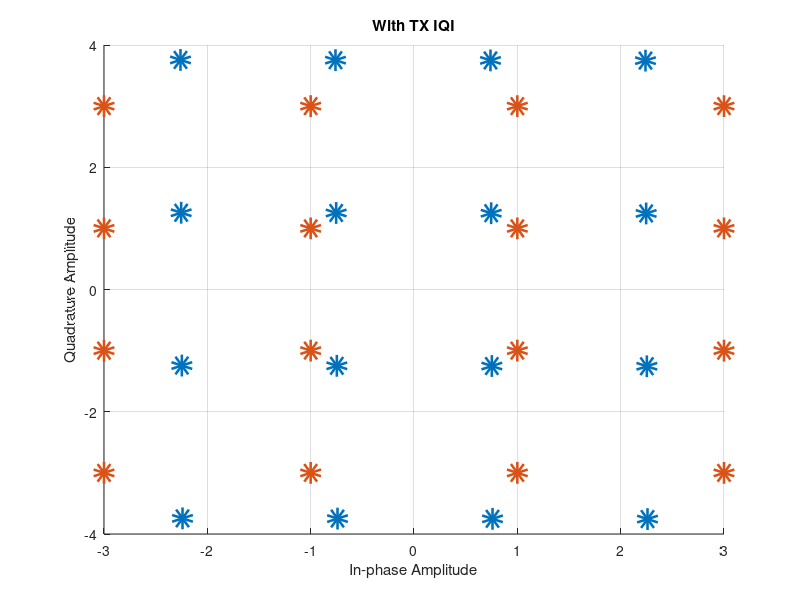
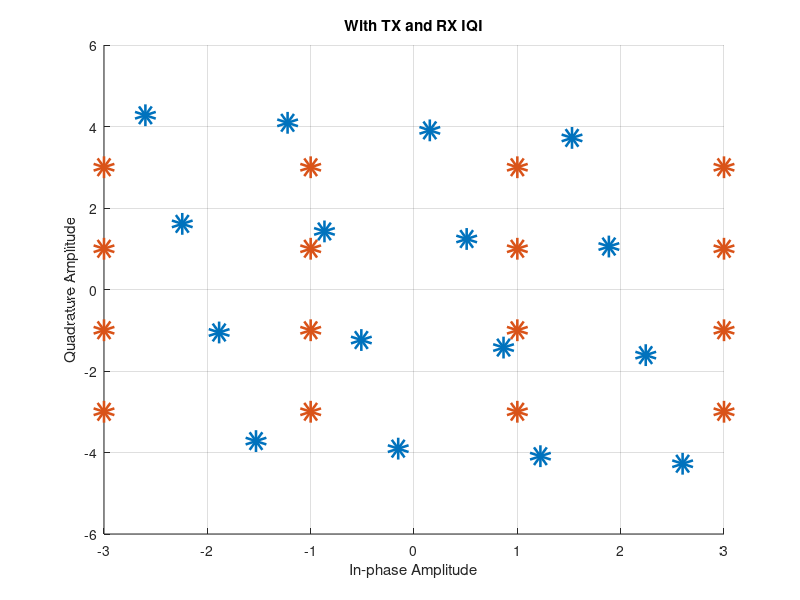

The MATLAB source for these figures, in order:
clear variables;
close all;
clc;

%%
M=16;  % QAM order
s=qammod(0:1:M-1, M); % QAM symbol generation

deltaG_t=0.5;  %Gain imbalnce
deltaPhi_t_deg=0.3; %phase imbalance in degrees
delta_Phi_t= deltaPhi_t_deg*pi/180; % in radians

alpha_tx=cos(delta_Phi_t/2) + 1i*deltaG_t/2*sin(delta_Phi_t/2);
beta_tx=-deltaG_t/2*cos(delta_Phi_t/2) - 1i*sin(delta_Phi_t/2);

s_IQ=alpha_tx.*s + beta_tx.*conj(s);

figure
scatter(real(s_IQ), imag(s_IQ), 'go','LineWidth',10);
grid on; hold on;
scatter(real(s), imag(s),'b*','LineWidth',10);
xlabel('In-phase Amplitude'); ylabel('Quadrature Amplitude');
title('With TX IQI')

alpha = 0.15;
theta = 15;
theta_radian = theta*pi/180;
alpha_rx=cos(theta_radian/2) + 1i*(alpha/2)*sin(theta_radian/2);
beta_rx=-(alpha/2)*cos(theta_radian/2) - 1i*sin(theta_radian/2);
gamma = alpha_rx;
gamma1 = beta_rx;
s_IQ_r = gamma.*s_IQ + gamma1.*conj(s_IQ);
figure
scatter(real(s_IQ_r), imag(s_IQ_r), 'go','LineWidth',10);
grid on; hold on;
scatter(real(s), imag(s),'b*','LineWidth',10);
xlabel('In-phase Amplitude'); ylabel('Quadrature Amplitude');
title('With TX and RX IQI')


%clear variables;
%close all;
%clc;

%%

